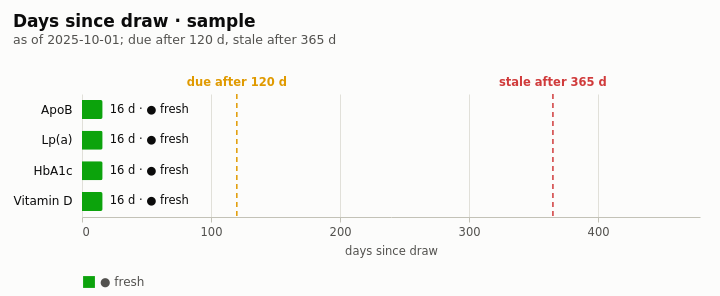

Here is the Vega-Lite specification saved for this chart:
### Vega-Lite specification from a JSON file in a GitHub repository (floating-point values rounded to 4 significant figures)
{"$schema": "https://vega.github.io/schema/vega-lite/v5.json", "description": "health-chart staleness: days since each indicator's draw as horizontal bars colored by state (glyph + word in the legend and at each bar end), with the due and stale thresholds as labeled vertical lines.", "width": 720, "height": 296, "autosize": {"type": "fit", "contains": "padding"}, "padding": {"left": 12, "right": 20, "top": 12, "bottom": 8}, "background": "#fcfcfb", "title": {"text": "Days since draw · sample", "subtitle": "as of 2025-10-01; due after 120 d, stale after 365 d", "anchor": "start", "offset": 30, "fontSize": 17, "subtitleFontSize": 12.5, "color": "#0b0b0b", "subtitleColor": "#52514e"}, "config": {"font": "DejaVu Sans", "view": {"stroke": null}, "axis": {"labelColor": "#52514e", "titleColor": "#52514e", "labelFontSize": 11.5, "titleFontSize": 11.5, "titleFontWeight": "normal", "gridColor": "#e1e0d9", "domainColor": "#c3c2b7", "tickColor": "#c3c2b7"}, "legend": {"labelColor": "#52514e", "labelFontSize": 12, "orient": "bottom", "direction": "horizontal", "title": null, "symbolSize": 140, "columnPadding": 18}}, "data": {"values": [{"index": 1, "id": "health.cardio.apob", "label": "ApoB", "date": "2025-09-15", "days": 16, "bar": 16, "days_label": "16 d", "state": "fresh", "glyph": "●", "state_label": "● fresh", "color": "#0ca30c", "rgb": 828172, "marker": "apob", "person": "alex", "text": "16 d · ● fresh"}, {"index": 2, "id": "health.cardio.lp-a", "label": "Lp(a)", "date": "2025-09-15", "days": 16, "bar": 16, "days_label": "16 d", "state": "fresh", "glyph": "●", "state_label": "● fresh", "color": "#0ca30c", "rgb": 828172, "marker": "lpa", "person": "alex", "text": "16 d · ● fresh"}, {"index": 3, "id": "health.metabolic.hba1c", "label": "HbA1c", "date": "2025-09-15", "days": 16, "bar": 16, "days_label": "16 d", "state": "fresh", "glyph": "●", "state_label": "● fresh", "color": "#0ca30c", "rgb": 828172, "marker": "hba1c", "person": "alex", "text": "16 d · ● fresh"}, {"index": 4, "id": "health.vitamin-d", "label": "Vitamin D", "date": "2025-09-15", "days": 16, "bar": 16, "days_label": "16 d", "state": "fresh", "glyph": "●", "state_label": "● fresh", "color": "#0ca30c", "rgb": 828172, "marker": "vitamin_d", "person": "alex", "text": "16 d · ● fresh"}]}, "encoding": {"y": {"field": "label", "type": "nominal", "title": null, "scale": {"domain": ["ApoB", "Lp(a)", "HbA1c", "Vitamin D"], "paddingInner": 0.38, "paddingOuter": 0.2}, "axis": {"labelFontSize": 12, "labelColor": "#0b0b0b", "labelPadding": 10, "ticks": false, "domain": false, "labelLimit": 220}}}, "layer": [{"data": {"values": [{"value": 120, "label": "due after 120 d", "axis": "x", "key": "due", "color": "#e09a00"}, {"value": 365, "label": "stale after 365 d", "axis": "x", "key": "stale", "color": "#d03b3b"}]}, "layer": [{"mark": {"type": "rule", "strokeWidth": 1.5, "strokeDash": [5, 4]}, "encoding": {"x": {"field": "value", "type": "quantitative"}, "y": null, "stroke": {"field": "color", "type": "nominal", "scale": null}}}, {"mark": {"type": "text", "align": "center", "baseline": "bottom", "dy": -6, "fontSize": 11.5, "fontWeight": "bold"}, "encoding": {"x": {"field": "value", "type": "quantitative"}, "y": {"value": 0}, "text": {"field": "label"}, "fill": {"field": "color", "type": "nominal", "scale": null}}}]}, {"mark": {"type": "bar", "cornerRadiusEnd": 2}, "encoding": {"x": {"field": "bar", "type": "quantitative", "title": "days since draw", "scale": {"domain": [0, 479], "nice": false, "zero": true}, "axis": {"tickCount": 6, "grid": true, "labelPadding": 4, "titlePadding": 8}}, "color": {"field": "state_label", "type": "nominal", "scale": {"domain": ["● fresh"], "range": ["#0ca30c"]}, "legend": {"symbolType": "square"}}, "tooltip": [{"field": "label", "title": "indicator"}, {"field": "date", "title": "drawn"}, {"field": "days_label", "title": "since"}, {"field": "state_label", "title": "state"}]}}, {"mark": {"type": "text", "align": "left", "baseline": "middle", "dx": 7, "fontSize": 11.5, "color": "#0b0b0b"}, "encoding": {"x": {"field": "bar", "type": "quantitative"}, "text": {"field": "text"}}}]}
